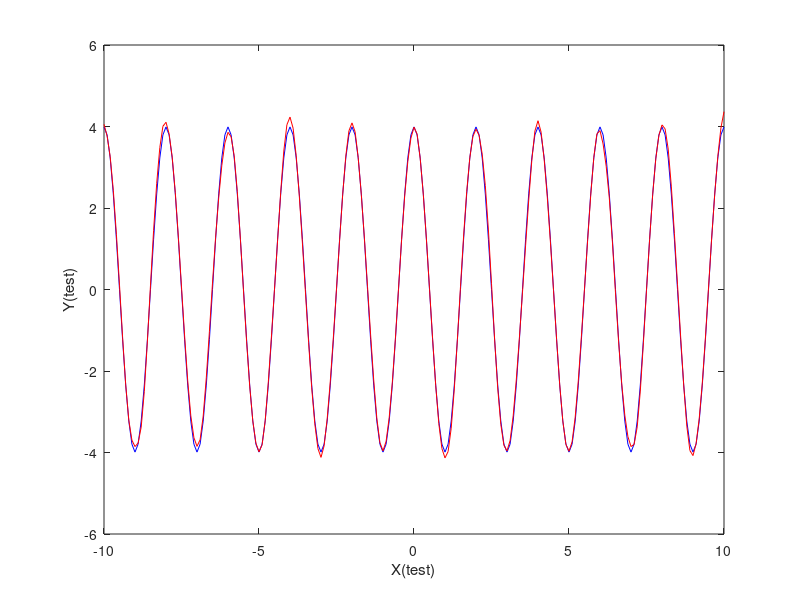

Recreate this plot in MATLAB. (Note: this script raises an error after producing the figure.)
 
%RBF
%in baraame shabake asabi RBF baraye darunyabi seri zamani ast.
%seri zamani ba tabdil fourier be shekle mosalasati bayad ijad gardand va dar
%baze mored nazar moshakhas shavand.baze dar in barname [-10,10] ast.hamchenin dar in barnaame az marakeze
%sabet va kernel Multiquadric baraye darunyabi estefade gardid.in marakez be surate random ijad
%mishavand.
close all
clear all
clc;
%tolid data test va training dar baaze [-10,10] va gaame 0.1 , 0.05
x=-10:0.05:10;
xt=-10:0.1:10;

%tolid data training
for i=1:length(x)
y(i)=3.99*(cos(pi*x(i)))+0.3*randn;
d=0;
e=0;
e=(e+abs(y(i)-d))/200
end
% tolide 200 markaze random sabet az nemune
index=randperm(numel(x));
v=x(index(1:200));
p=sort(v);
markaz=p';
% sakhte matrix darunyabi baraye data training va taabe kernel e
% Multiquadric
p=length(x);
p1=length(markaz);
for i=1:1:p
 
for j=1:1:p1
mu=x(i)-markaz(j);
k=mu^2/0.02;
gtr(i,j)=(1+k)^(0.5);
 
end
end
I=eye(200);
lamda=1;
% tanzim factor vazn
W=inv((gtr'*gtr)+ lamda * I)*gtr'*y';
%xt=-10:0.01:10
%yt khoruji matlub ast.
for i=1:length(xt)
yt(i)=3.99*(cos(pi*xt(i)));
test(i,j)=(1+k)^(0.5);
 d=0;
e1=0;
e1=(e1+abs(yt(i)-d))/200
end
% sakhte matrix darunyabi baraye data test va taabe kernel e Multiquadric
p2=length(xt);
for i=1:1:p2
 
for j=1:1:p1
mu=xt(i)-markaz(j);
k=mu^2/.02;
gt(i,j)=(1+k)^(0.5);
 
end
end
dtest=gt*W;

% plot haa.
figure;
plot(xt,yt,'b-',xt,dtest,'r');
xlabel('X(test)');
ylabel('Y(test)');
mu = legend('khoruji morede entezar','monhani taghribi',2);

